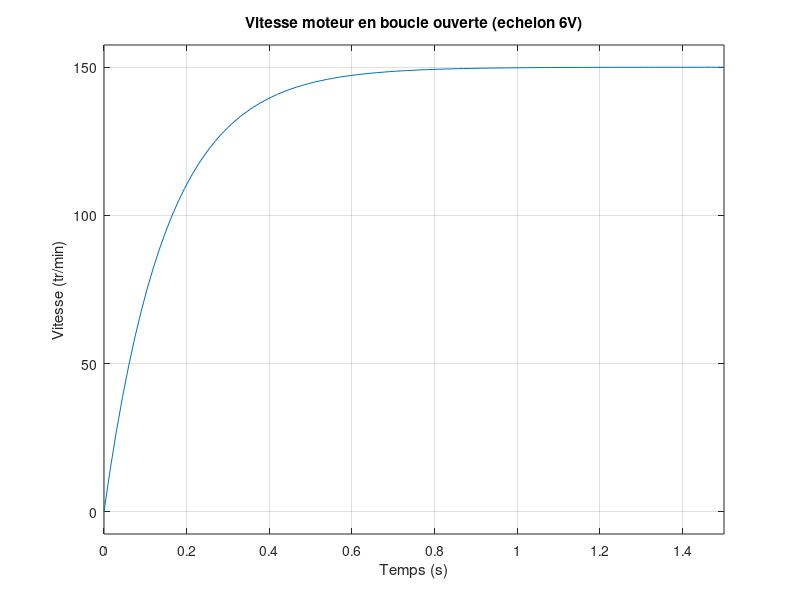
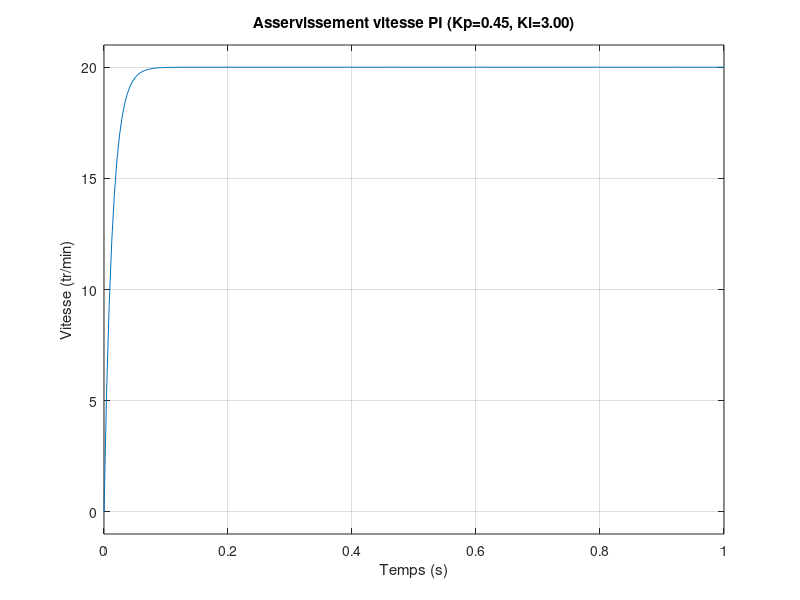

These charts were generated, in order, by the following MATLAB code: (Note: this script raises an error after producing the figures.)
%% voiture_pid_tuning.m
% Identification du moteur CC (1er ordre) et reglage du correcteur PI
% de vitesse par placement de poles. Trace la reponse indicielle en
% boucle ouverte puis en boucle fermee (avec/sans correcteur).
clear; clc; close all;

%% 1. Modele du moteur CC identifie experimentalement
% Fonction de transfert Omega(s)/V(s) = K / (tau.s + 1)
K   = 25;      % gain statique (tr/min par volt)
tau = 0.15;    % constante de temps (s)
G_moteur = tf(K, [tau 1]);

fprintf('Fonction de transfert moteur : K=%.1f, tau=%.2f s\n', K, tau);

%% 2. Boucle ouverte - reponse a un echelon de 6V
figure('Name','Reponse moteur - boucle ouverte','Color','w');
step(6*G_moteur, 1.5);
grid on; title('Vitesse moteur en boucle ouverte (echelon 6V)');
ylabel('Vitesse (tr/min)'); xlabel('Temps (s)');
saveas(gcf, '../docs/figures/matlab_voiture_bo.png');

%% 3. Correcteur PI (Kp, Ki) regle par placement de poles
Kp = 0.45;
Ki = 3.0;
C_PI = pid(Kp, Ki);

sys_BF = feedback(C_PI*G_moteur, 1);

figure('Name','Reponse moteur - boucle fermee PI','Color','w');
step(20*sys_BF, 1.0);   % consigne 20 tr/min
grid on; title(sprintf('Asservissement vitesse PI (Kp=%.2f, Ki=%.2f)', Kp, Ki));
ylabel('Vitesse (tr/min)'); xlabel('Temps (s)');
saveas(gcf, '../docs/figures/matlab_voiture_bf_pi.png');

info = stepinfo(20*sys_BF);
fprintf('Temps de montee   : %.3f s\n', info.RiseTime);
fprintf('Depassement       : %.2f %%\n', info.Overshoot);
fprintf('Temps stabilisation (2%%) : %.3f s\n', info.SettlingTime);

%% 4. Suivi de ligne - boucle d'asservissement de cap (PID discret)
% Simulation simplifiee : erreur de position (capteurs IR) -> PWM differentiel
Ts = 0.02;             % periode d'echantillonnage (s)
t  = 0:Ts:5;
N  = length(t);

Kp_l = 40; Ki_l = 0.5; Kd_l = 12;

% Trajectoire de ligne simulee : virage sinusoidal
erreur_ref = 0; % on veut ramener l'erreur capteur a 0
e   = zeros(1,N); u = zeros(1,N); integ = 0; prev_e = 0;
pos_ligne = 0.6*sin(2*pi*0.2*t) + 0.05*randn(1,N); % position ligne (bruitee)
robot_pos = zeros(1,N);

for k = 2:N
    e(k) = pos_ligne(k) - robot_pos(k-1);
    integ = integ + e(k)*Ts;
    deriv = (e(k) - prev_e)/Ts;
    u(k) = Kp_l*e(k) + Ki_l*integ + Kd_l*deriv;
    u(k) = max(min(u(k), 255), -255);     % saturation PWM
    robot_pos(k) = robot_pos(k-1) + 0.15*u(k)*Ts/50; % reponse simplifiee du robot
    prev_e = e(k);
end

figure('Name','Suivi de ligne - PID','Color','w');
subplot(2,1,1);
plot(t, pos_ligne, 'b--', t, robot_pos, 'r-', 'LineWidth',1.3);
legend('Position ligne (consigne)','Position robot (mesure)');
ylabel('Position laterale (u.a.)'); grid on;
title(sprintf('Suivi de ligne PID (Kp=%d, Ki=%.1f, Kd=%d)', Kp_l, Ki_l, Kd_l));

subplot(2,1,2);
plot(t, u, 'k'); grid on;
ylabel('Commande PWM differentiel'); xlabel('Temps (s)');

saveas(gcf, '../docs/figures/matlab_voiture_suivi_ligne.png');

rmse = sqrt(mean((pos_ligne-robot_pos).^2));
fprintf('RMSE suivi de ligne : %.4f (u.a.)\n', rmse);
